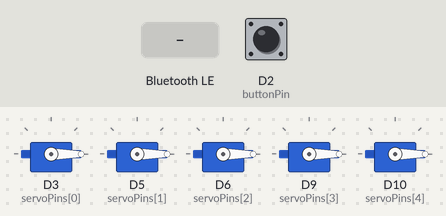
The sketch below on a simulated Arduino Nano 33 IoT. Parts: 5 × servo. The test bench sets the inputs (shaded band); at power-on: D2 (buttonPin) HIGH. Nothing arrives over Bluetooth unless stated; a phone connects over Bluetooth LE 3 s after start; what the sketch prints to the serial monitor is not drawn.

Above: at 3.8 s.
3.9 s: Bluetooth LE write "1" received
At 6.8 s:
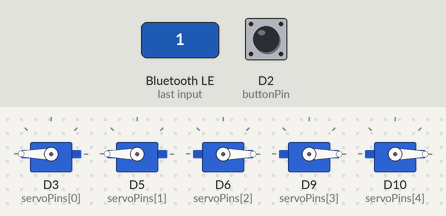
6.9 s: Bluetooth LE write "2" received
At 7.9 s:
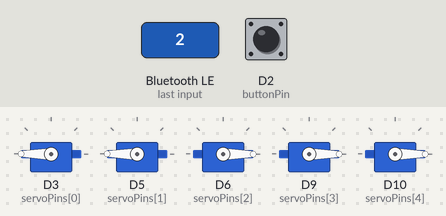
9.9 s: Bluetooth LE write "3" received
At 10.35 s:
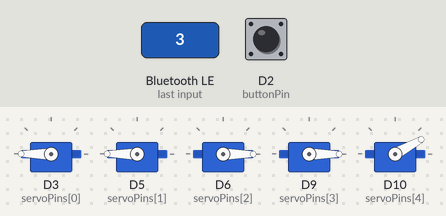
12.9 s: Bluetooth LE write "0" received
At 13.05 s:
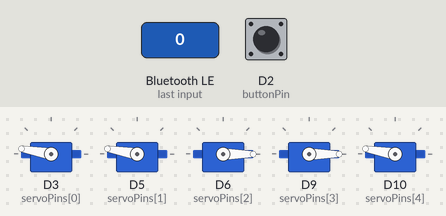
15.9 s: Bluetooth LE write "4" received
18.9 s: Bluetooth LE write "5" received
Timing chart, 0 to 24.9 s (numbered marks = the images above; inputs shaded):
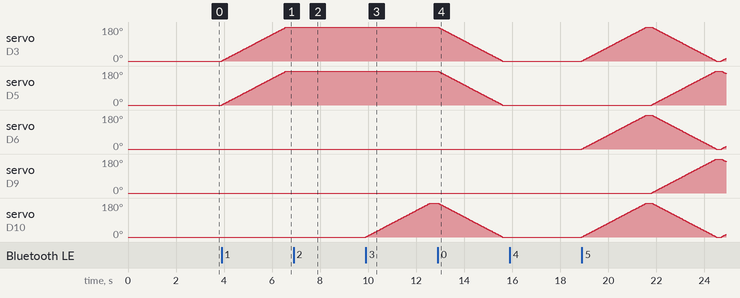

Measured:
- after the input at 3.9 s, servo on D3 (servoPins[0]), servo on D5 (servoPins[1]): moves from 0° to 180° over 2.7 s, starting at once
- after the input at 6.9 s, servo on D3 (servoPins[0]), servo on D5 (servoPins[1]): stays 180° (without the input it goes to 179° after 0.20 s)
- after the input at 9.9 s, servo on D6 (servoPins[2]), servo on D9 (servoPins[3]): stays 0° (without the input it goes to 1° after 1.7 s); servo on D10 (servoPins[4]): moves from 0° to 180° over 2.7 s, starting at once
- after the input at 12.9 s, servo on D5 (servoPins[1]): moves from 180° to 0° over 2.7 s, starting at once
- after the input at 15.9 s, every drawn part: stays the same

The sketch:

servo_Bluetooth_met_knop.ino
```cpp
#include <ArduinoBLE.h>
#include <Servo.h>

// ==========================================
// === INSTELLINGEN ===
// ==========================================

// 5–50 ms per graad
const int SERVO_SPEED = 15;

// ==========================================
// === SOFT SERVO ENGINE ===
// ==========================================

struct SmoothServo {
  Servo servo;
  int currentPos;
  int targetPos;
  unsigned long nextStepTime;
  int stepDelay;

  void attach(int pin, int start, int speed) {
    servo.attach(pin);
    currentPos = start;
    targetPos = start;
    stepDelay = speed;
    nextStepTime = millis();
    servo.write(start);
  }

  void update() {
    if (currentPos == targetPos) return;

    unsigned long now = millis();
    if (now >= nextStepTime) {
      nextStepTime = now + stepDelay;

      if (currentPos < targetPos) currentPos++;
      else currentPos--;

      servo.write(currentPos);
    }
  }

  void setTarget(int pos) {
    targetPos = constrain(pos, 0, 180);
  }
};

// ==========================================
// === SERVOS ===
// ==========================================

SmoothServo s1, s2, s3, s4, s5;
const int servoPins[] = {3, 5, 6, 9, 10};

// ==========================================
// === PATTERNS ===
// ==========================================

int pattern = 0;
bool running = false;
unsigned long lastToggle = 0;
bool toggled = false;

// Automatisch berekende intervals (ALTIJD 180°)
unsigned long interval1;
unsigned long interval2;
unsigned long interval3;
unsigned long interval4;
unsigned long interval5;

// ==========================================
// === BUTTON ===
// ==========================================

const int buttonPin = 2;
bool lastButtonState = HIGH;
unsigned long lastDebounce = 0;
const int debounceDelay = 50;

// ==========================================
// === BLE ===
// ==========================================

BLEService svc("180A");
BLEStringCharacteristic cmdChar("2A57", BLEWrite, 20);

// ==========================================
// === SETUP ===
// ==========================================

void setup() {
  Serial.begin(115200);

  // Servo setup
  s1.attach(servoPins[0], 0, SERVO_SPEED);
  s2.attach(servoPins[1], 0, SERVO_SPEED);
  s3.attach(servoPins[2], 0, SERVO_SPEED);
  s4.attach(servoPins[3], 0, SERVO_SPEED);
  s5.attach(servoPins[4], 0, SERVO_SPEED);

  // Interval = volledige slag (180°) + pauze
  unsigned long moveTime = 180UL * SERVO_SPEED;

  interval1 = moveTime + 500;
  interval2 = moveTime + 2000;
  interval3 = moveTime + 500;
  interval4 = moveTime + 500;
  interval5 = moveTime + 200;

  pinMode(buttonPin, INPUT_PULLUP);

  // BLE init
  if (!BLE.begin()) {
    Serial.println("BLE FAILED");
    while (1);
  }

  BLE.setLocalName("NanoIOT-ServoCtrl");
  BLE.setAdvertisedService(svc);
  svc.addCharacteristic(cmdChar);
  BLE.addService(svc);
  BLE.advertise();

  Serial.println("READY");
}

// ==========================================
// === LOOP ===
// ==========================================

void loop() {
  s1.update(); s2.update(); s3.update(); s4.update(); s5.update();

  BLEDevice central = BLE.central();

  if (central && central.connected()) {
    if (cmdChar.written()) handleCommand(cmdChar.value());
    checkButton();

    if (running) runPatterns();
    else stopAll();
  }
}

// ==========================================
// === COMMAND HANDLING ===
// ==========================================

void handleCommand(String cmd) {
  if (cmd == "0") {
    running = false;
    pattern = 0;
  } else {
    pattern = cmd.toInt();
    running = true;
    lastToggle = 0;
  }
}

// ==========================================
// === BUTTON ===
// ==========================================

void checkButton() {
  bool reading = digitalRead(buttonPin);
  if (reading != lastButtonState) lastDebounce = millis();

  if ((millis() - lastDebounce) > debounceDelay) {
    if (reading == LOW && lastButtonState == HIGH) {
      running = !running;
      lastToggle = 0;
    }
  }
  lastButtonState = reading;
}

// ==========================================
// === PATTERNS ===
// ==========================================

void runPatterns() {
  unsigned long now = millis();

  switch (pattern) {

    case 1:
      if (now - lastToggle >= interval1) {
        lastToggle = now;
        toggled = !toggled;
        int pos = toggled ? 180 : 0;
        s1.setTarget(pos);
        s2.setTarget(pos);
      }
      break;

    case 2:
      if (now - lastToggle >= interval2) {
        lastToggle = now;
        toggled = !toggled;
        int pos = toggled ? 180 : 0;
        s3.setTarget(pos);
        s4.setTarget(pos);
      }
      break;

    case 3:
      if (now - lastToggle >= interval3) {
        lastToggle = now;
        toggled = !toggled;
        int pos = toggled ? 180 : 0;
        s1.setTarget(pos);
        s5.setTarget(pos);
      }
      break;

    case 4:
      if (now - lastToggle >= interval4) {
        lastToggle = now;
        toggled = !toggled;
        int pos = toggled ? 180 : 0;
        s1.setTarget(pos);
        s2.setTarget(pos);
        s3.setTarget(pos);
        s4.setTarget(pos);
        s5.setTarget(pos);
      }
      break;

    case 5:
      if (now - lastToggle >= interval5) {
        lastToggle = now;
        toggled = !toggled;
        int A = toggled ? 180 : 0;
        int B = toggled ? 0 : 180;
        s1.setTarget(A);
        s3.setTarget(A);
        s5.setTarget(A);
        s2.setTarget(B);
        s4.setTarget(B);
      }
      break;
  }
}

// ==========================================
// === STOP ALL ===
// ==========================================

void stopAll() {
  s1.setTarget(0);
  s2.setTarget(0);
  s3.setTarget(0);
  s4.setTarget(0);
  s5.setTarget(0);
}
```
